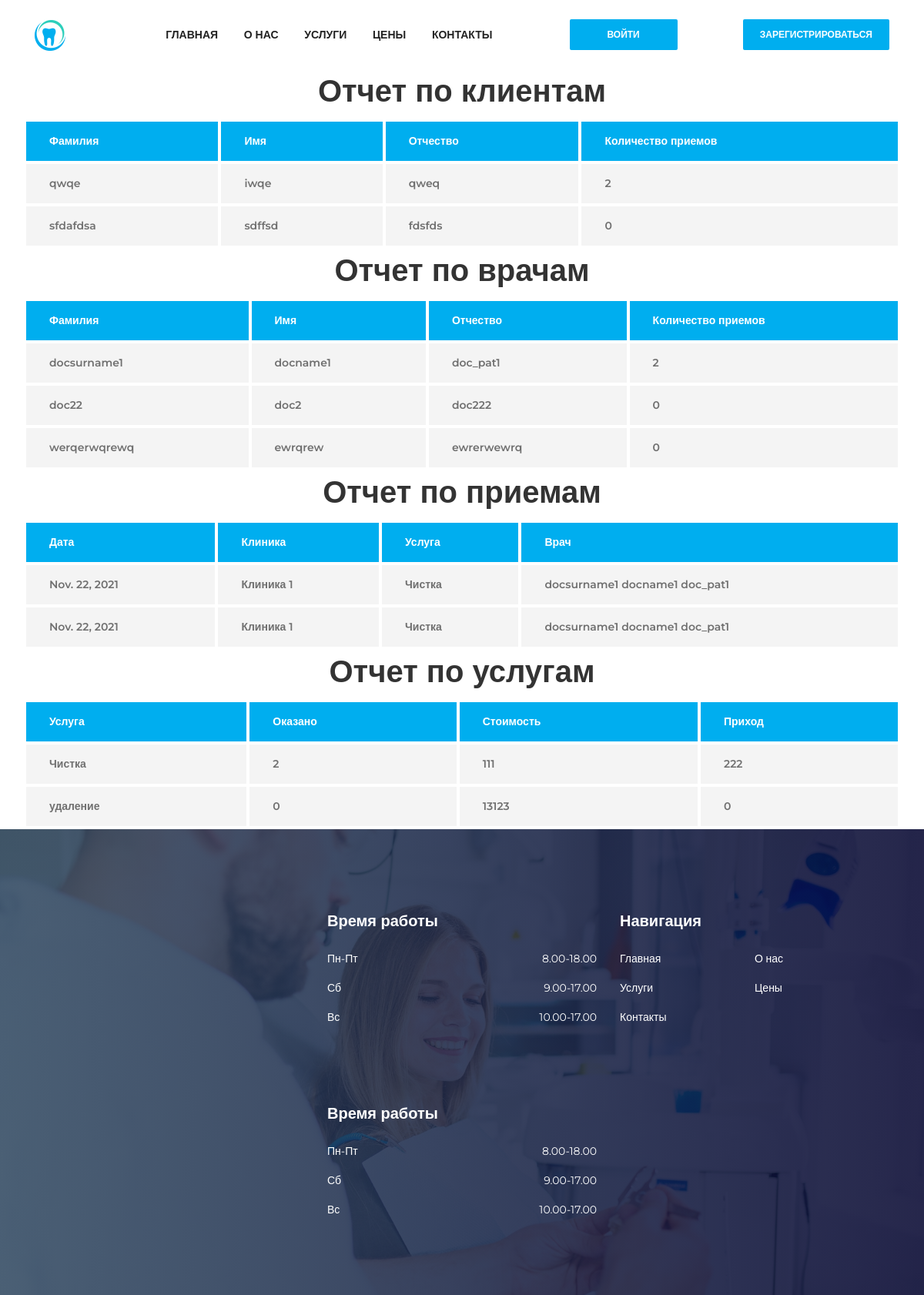
The page /total_reports/6/ on the database as committed earlier.
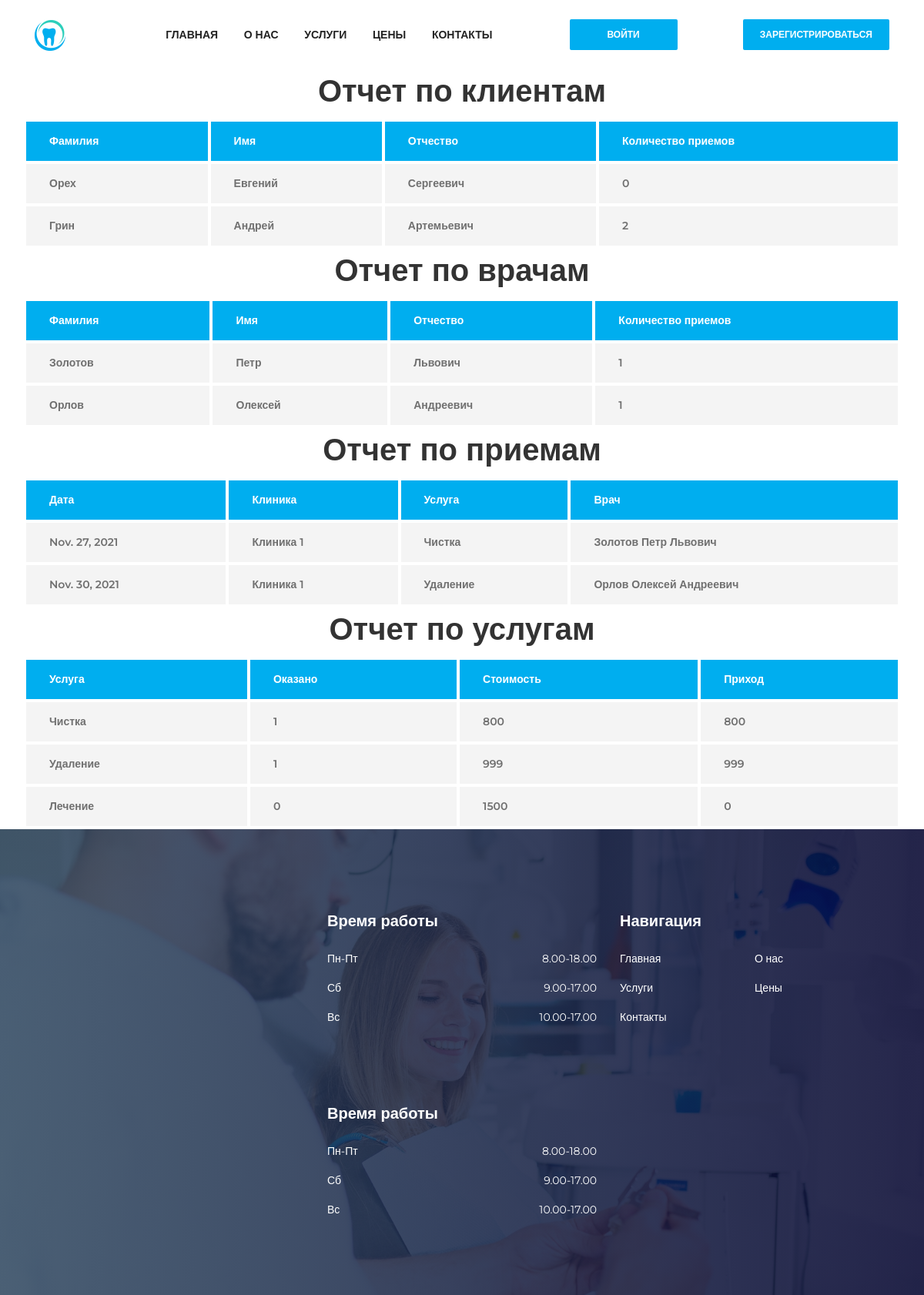
The same page on the database as committed later.
### website/models.py (models this page shows, shortened)
class Client(models.Model):
    user = models.OneToOneField(User,
                                on_delete=models.CASCADE)
    phone = models.CharField(max_length=32,
                             verbose_name='Номер телефона',
                             unique=True)
    email = models.EmailField(verbose_name='Почта/email',
                              unique=True)
    address = models.TextField(null=True,
                               blank=True,
                               verbose_name='Физический адресс клиента')
    first_name = models.CharField(max_length=128,
                                  verbose_name='Имя')
    last_name = models.CharField(max_length=128,
                                 verbose_name='Фамилия')
    patronymic = models.CharField(max_length=128,
                                  verbose_name='Отчсество',
                                  null=True,
                                  blank=True)
    special_message = models.TextField(null=True,
                                       blank=True,
                                       verbose_name='Специальное сообзение от администрации')

class DoctorCard(models.Model):
    user = models.OneToOneField(User,
                                on_delete=models.CASCADE)
    phone = models.CharField(max_length=32,
                             verbose_name='Номер телефона',
                             null=True,
                             blank=True)
    email = models.EmailField(verbose_name='Почта/email',
                              null=True,
                              blank=False)
    first_name = models.CharField(max_length=128,
                                  verbose_name='Имя')
    last_name = models.CharField(max_length=128,
                                 verbose_name='Фамилия')
    patronymic = models.CharField(max_length=128,
                                  verbose_name='Отчсество',
                                  null=True,
                                  blank=True)
    image = models.ImageField(upload_to='website/',
                              blank=True,
                              null=True,
                              verbose_name='Изображение')
    description = models.TextField(verbose_name='Описание')
    specialization = models.CharField(verbose_name='специалтзация',
                                      max_length=64)
    def __str__(self):
        return f'{self.last_name} {self.first_name} {self.patronymic}'
    class Meta:
        verbose_name = 'Карточка врача'
        verbose_name_plural = 'Карточки врачей'

class Appointment(models.Model):
    register_date = models.DateTimeField(auto_now_add=True,
                                         editable=False,
                                         verbose_name='дата и время регистрации услуги')
    date = models.DateField(verbose_name="Дата приема")
    time = models.TimeField(verbose_name="Время приема")
    clinic = models.ForeignKey('AboutUs',
                               on_delete=models.CASCADE,
                               verbose_name='Клиника')
    service = models.ForeignKey(Service,
                                on_delete=models.CASCADE,
                                verbose_name="Услугп")
    client = models.ForeignKey(Client,
                               on_delete=models.CASCADE,
                               verbose_name='Клиент')
    doctor = models.ForeignKey(DoctorCard,
                               on_delete=models.CASCADE,
                               verbose_name='Врач')
    client_comment = models.TextField(null=True,
                                      blank=True,
                                      verbose_name='Комментарий клиента')
    report = models.TextField(null=True,
                              blank=True,
                              verbose_name='Отчет о посещении')
    class Meta:
        verbose_name = 'Визит к врачу'
        verbose_name_plural = 'Визиты к врачу'

class AboutUs(models.Model):
    image = models.ImageField(upload_to='website/',
                              blank=True,
                              null=True,
                              verbose_name='Изображение')
    title = models.CharField(max_length=128, verbose_name='Название')
    content = models.TextField(verbose_name='Описание')
    address = models.CharField(max_length=256,
                               verbose_name='адрес')
    phone = models.CharField(max_length=32,
                             verbose_name='Номер телефона')
    email = models.EmailField(verbose_name='Почта/email',
                              unique=False,
                              blank=False)
    map_iframe = models.TextField(help_text="ссылка на встраивание карт")
    class Meta:
        verbose_name = 'клиника'
        verbose_name_plural = 'клиники'
    def __str__(self):
        return self.title

class Service(models.Model):
    class Meta:
        verbose_name = 'Услуга'
        verbose_name_plural = 'Услуги'
    def __str__(self):
        return self.title
    image = models.ImageField(upload_to='website/',
                              blank=True,
                              null=True,
                              verbose_name='Изображение')
    title = models.CharField(max_length=168, verbose_name='Название')
    content = models.TextField(verbose_name='Описание')
    price = models.IntegerField(verbose_name='стоимость')

### website/views.py (the view)
# urls.py: path('total_reports/<int:admin_id>/', views.administrator_reports, name='admin_reports_page'),
def administrator_reports(request, admin_id):
    clients = Client.objects.all().prefetch_related('user')
    doctors = DoctorCard.objects.all().prefetch_related('user')
    appointments = Appointment.objects.all()
    services = Service.objects.annotate(profit=Count('appointment') * F('price'))
    return render(request, 'reports/admin_reports.html', {'clients': clients,
                                                          'doctors': doctors,
                                                          'appointments': appointments,
                                                          'services': services})

### website/templates/reports/admin_reports.html (shortened to what this page needs)
{% extends 'base.html' %}
{% load static %}
{% block content %}
<div class="container">
  <div class="row">
    <div class="col-12">
      <div class="text-center">
        <h1>Отчет по клиентам</h1>
      </div>
    </div>
    <div class="dento-price-table table-responsive">
      <table class="table table-borderless mb-0">
        <thead>
        <th scope="col">Фамилия</th>
        <th scope="col">Имя</th>
        <th scope="col">Отчество</th>
        <th scope="col">Количество приемов</th>
        </thead>
        {% for client in clients %}
        <tbody id="table_{{client.id}}">
        <th scope="col">{{client.last_name}}</th>
        <th scope="col">{{client.first_name}}</th>
        <th scope="col">{{client.patronymic}}</th>
        <th scope="col">{{client.appointment_set.count}}</th>
        </tbody>
        {% endfor %}
      </table>
    </div>
    <div class="col-12">
      <div class="text-center">
        <h1>Отчет по врачам</h1>
      </div>
    </div>
    <div class="dento-price-table table-responsive">
      <table class="table table-borderless mb-0">
        <thead>
          <th scope="col">Фамилия</th>
          <th scope="col">Имя</th>
          <th scope="col">Отчество</th>
          <th scope="col">Количество приемов</th>
        </thead>
        {% for doctor in doctors %}
          <tbody id="table_{{doctor.id}}">
            <th scope="col">{{doctor.last_name}}</th>
            <th scope="col">{{doctor.first_name}}</th>
            <th scope="col">{{doctor.patronymic}}</th>
            <th scope="col">{{doctor.appointment_set.count}}</th>
          </tbody>
        {% endfor %}
      </table>
    </div>
    <div class="col-12">
      <div class="text-center">
        <h1>Отчет по приемам</h1>
      </div>
    </div>
    <div class="dento-price-table table-responsive">
      <table class="table table-borderless mb-0">
        <thead>
          <th scope="col">Дата</th>
          <th scope="col">Клиника</th>
          <th scope="col">Услуга</th>
          <th scope="col">Врач</th>
        </thead>
        {% for app in appointments %}
          <tbody>
            <th scope="col">{{app.date}}</th>
            <th scope="col">{{app.clinic}}</th>
            <th scope="col">{{app.service}}</th>
            <th scope="col">{{app.doctor}}</th>
          </tbody>
        {% endfor %}
      </table>
    </div>
    <div class="col-12">
      <div class="text-center">
        <h1>Отчет по услугам</h1>
      </div>
    </div>
    <div class="dento-price-table table-responsive">
      <table class="table table-borderless mb-0">
        <thead>
          <th scope="col">Услуга</th>
          <th scope="col">Оказано</th>
          <th scope="col">Стоимость</th>
          <th scope="col">Приход</th>
        </thead>
        {% for serv in services %}
          <tbody>
            <th scope="col">{{serv.title}}</th>
            <th scope="col">{{serv.appointment_set.count}}</th>
            <th scope="col">{{serv.price}}</th>
            <th scope="col">{{serv.profit}}</th>
          </tbody>
        {% endfor %}
      </table>
    </div>
  </div>
</div>
{% endblock %}

### website/templates/base.html (shortened to what this page needs)
{% load static %}
<!DOCTYPE html>
<html lang="en">
<head>
  <link rel="stylesheet" href="{% static 'website/css/style.css' %}">
</head>
<body>
  <header class="header-area">
    <div class="main-header-area">
      <div class="classy-nav-container breakpoint-off">
        <div class="container">
          <nav class="classy-navbar justify-content-between" id="dentoNav">
            <a class="nav-brand" href="{% url 'home' %}"><img src="{% static 'website/img/core-img/favicon.ico' %}" alt=""></a>
            <div class="classy-menu">
              <div class="classynav">
                <ul id="nav">
                  <li><a href="{% url 'home' %}">Главная</a></li>
                  <li><a href="{% url 'about' %}">О нас</a></li>
                  <li><a href="{% url 'service' %}">Услуги</a></li>
                  <li><a href="{% url 'pricing' %}">Цены</a></li>
                  <li><a href="{% url 'contact' %}">Контакты</a></li>
                </ul>
              </div>
            </div>
            {% if user.is_authenticated %}
              <a href="{% url 'booknow' %}" class="btn dento-btn booking-btn">Записаться на прием</a>
              <a href="{% url 'cabinet_page' user.id %}" class="btn dento-btn booking-btn">Личный кабинет</a>
              <a href="{% url 'logout' %}" class="btn dento-btn booking-btn">Выйти</a>
            {% else %}
              <a href="{% url 'login_page' %}" class="btn dento-btn booking-btn">Войти</a>
              <a href="{% url 'registration_page' %}" class="btn dento-btn booking-btn">Зарегистрироваться</a>
            {% endif %}
          </nav>
        </div>
      </div>
    </div>
  </header>
{% block content %}
{% endblock %}
  <footer class="footer-area bg-img bg-gradient-overlay" style="background-image: url({% static 'website/img/bg-img/3.jpg' %});">
    <div class="container">
      <div class="row">
        <div class="col-12 col-sm-6 col-lg-4">
        </div>
        <div class="col-12 col-sm-6 col-lg">
          <div class="single-footer-widget">
            <h5 class="widget-title">Время работы</h5>
            <ul class="opening-hours">
              <li><span>Пн-Пт</span> <span>8.00-18.00</span></li>
              <li><span>Сб</span> <span>9.00-17.00</span></li>
              <li><span>Вс</span> <span>10.00-17.00</span></li>
            </ul>
          </div>
          <div class="single-footer-widget">
            <h5 class="widget-title">Время работы</h5>
            <ul class="opening-hours">
              <li><span>Пн-Пт</span> <span>8.00-18.00</span></li>
              <li><span>Сб</span> <span>9.00-17.00</span></li>
              <li><span>Вс</span> <span>10.00-17.00</span></li>
            </ul>
          </div>
        </div>
        <div class="col-12 col-sm-6 col-lg">
          <div class="single-footer-widget">
            <h5 class="widget-title">Навигация</h5>
            <nav>
              <ul class="quick-links">
                <li><a href="{% url 'home' %}">Главная</a></li>
                <li><a href="{% url 'about' %}">О нас</a></li>
                <li><a href="{% url 'service' %}">Услуги</a></li>
                <li><a href="{% url 'pricing' %}">Цены</a></li>
                <li><a href="{% url 'contact' %}">Контакты</a></li>
              </ul>
            </nav>
          </div>
        </div>
      </div>
    </div>
  </footer>
</body>
</html>

### static/website/css/style.css (style rules this page uses)
* { margin: 0; padding: 0; }
body { font-family: "Montserrat", sans-serif; font-weight: 400; font-size: 14px; }
h1, h2, h3, h4, h5, h6 { font-family: "Montserrat", sans-serif; color: #333333; line-height: 1.4; font-weight: 600; }
a, a:active, a:focus, a:hover { color: #333333; text-decoration: none; -webkit-transition-duration: 500ms; -o-transition-duration: 500ms; transition-duration: 500ms; outline: none; }
li { list-style: none; }
img { max-width: 100%; height: auto; }
ul { margin: 0; padding: 0; }
ul li { margin: 0; padding: 0; }
.bg-gradient-overlay { position: relative; z-index: 1; }
.bg-gradient-overlay::after { position: absolute; content: ""; height: 100%; width: 100%; top: 0; left: 0; z-index: -1; background: #2c455d; background: -webkit-linear-gradient(to right, #2c455d, #00012c); background: linear-gradient(to right, #2c455d, #00012c); opacity: 0.85; }
.bg-img { background-position: center center; background-size: cover; background-repeat: no-repeat; }
.dento-btn { position: relative; z-index: 1; min-width: 170px; height: 46px; line-height: 42px; font-size: 14px; font-weight: 600; display: inline-block; padding: 0 20px; text-align: center; text-transform: uppercase; color: #ffffff; border-radius: 2px; background-color: #00aeef; -webkit-transition: all 500ms; -o-transition: all 500ms; transition: all 500ms; border: 2px solid #00aeef; }
.dento-btn.booking-btn { color: #ffffff !important; font-weight: 600; min-width: 140px; height: 40px; line-height: 36px; font-size: 12px; }
.header-area { position: relative; z-index: 599; width: 100%; -webkit-transition-duration: 500ms; -o-transition-duration: 500ms; transition-duration: 500ms; }
.classy-nav-container { background-color: transparent; }
.classy-nav-container .classy-navbar { height: 90px; padding: 0; }
.classy-nav-container .classy-navbar .classynav ul li a { padding: 0 15px; font-weight: 600; font-size: 14px; text-transform: uppercase; }
.dento-price-table { position: relative; z-index: 1; }
.dento-price-table table thead tr > td, .dento-price-table table thead tr > th { background-color: #00aeef; color: #ffffff; }
.dento-price-table table tr > td, .dento-price-table table tr > th { padding: 15px 30px; border-radius: 3px; border: 4px solid #ffffff; background-color: #f4f4f4; font-weight: 600; color: #707070; }
.footer-area { position: relative; z-index: 1; padding-top: 100px; }
.single-footer-widget { position: relative; z-index: 1; margin-bottom: 100px; }
.single-footer-widget .widget-title { color: #ffffff; margin-top: 5px; margin-bottom: 25px; display: block; }
.single-footer-widget .opening-hours { position: relative; z-index: 1; }
.single-footer-widget .opening-hours li { display: -webkit-box; display: -ms-flexbox; display: flex; -webkit-box-pack: justify; -ms-flex-pack: justify; justify-content: space-between; color: #ffffff; margin-bottom: 17px; font-size: 14px; }
.single-footer-widget .opening-hours li:last-child { margin-bottom: 0; }
.single-footer-widget .quick-links { position: relative; z-index: 1; display: -webkit-box; display: -ms-flexbox; display: flex; -webkit-box-pack: justify; -ms-flex-pack: justify; justify-content: space-between; -ms-flex-wrap: wrap; flex-wrap: wrap; }
.single-footer-widget .quick-links li { -webkit-box-flex: 0; -ms-flex: 0 0 50%; flex: 0 0 50%; max-width: 50%; width: 50%; }
.single-footer-widget .quick-links li a { color: #ffffff; margin-bottom: 17px; display: block; }
.single-footer-widget .quick-links li:last-child a { margin-bottom: 0; }

Rows that differ between the two databases and show on the page:
removed Client: last_name "qwqe", first_name "iwqe", patronymic "qweq", appointment_set.count "2"
removed Client: last_name "sfdafdsa", first_name "sdffsd", patronymic "fdsfds", appointment_set.count "0"
removed DoctorCard: last_name "doc22", first_name "doc2", patronymic "doc222", appointment_set.count "0"
removed DoctorCard: last_name "werqerwqrewq", first_name "ewrqrew", patronymic "ewrerwewrq", appointment_set.count "0"
removed Appointment: date "Nov. 22, 2021", clinic "Клиника 1", service "Чистка", doctor "docsurname1 docname1 doc_pat1"
added Client: last_name "Орех", first_name "Евгений", patronymic "Сергеевич", appointment_set.count "0"
added Client: last_name "Грин", first_name "Андрей", patronymic "Артемьевич", appointment_set.count "2"
changed DoctorCard: last_name "docsurname1" → "Золотов"; first_name "docname1" → "Петр"; patronymic "doc_pat1" → "Львович"; appointment_set.count "2" → "1"
added DoctorCard: last_name "Орлов", first_name "Олексей", patronymic "Андреевич", appointment_set.count "1"
added Appointment: date "Nov. 27, 2021", clinic "Клиника 1", service "Чистка", doctor "Золотов Петр Львович"
changed Appointment: date "Nov. 22, 2021" → "Nov. 30, 2021"; service "Чистка" → "Удаление"; doctor "docsurname1 docname1 doc_pat1" → "Орлов Олексей Андреевич"
changed Service "Чистка": appointment_set.count "2" → "1"; price "111" → "800"; profit "222" → "800"
changed Service: title "удаление" → "Удаление"; appointment_set.count "0" → "1"; price "13123" → "999"; profit "0" → "999"
added Service: title "Лечение", appointment_set.count "0", price "1500", profit "0"
